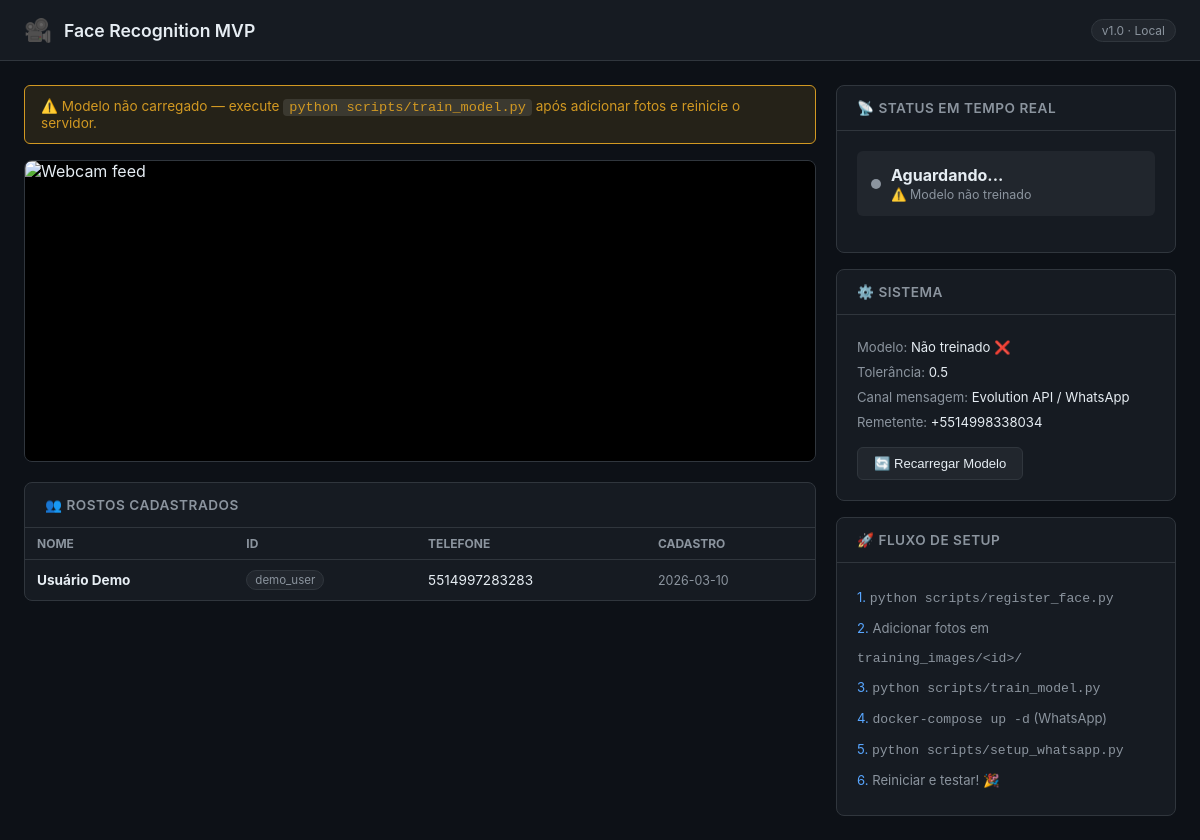
The page / on the database its author committed.
### tables this page shows
CREATE TABLE faces (
                    id          TEXT PRIMARY KEY,
                    full_name   TEXT NOT NULL,
                    phone       TEXT NOT NULL,
                    email       TEXT,
                    notes       TEXT,
                    created_at  TEXT NOT NULL,
                    active      INTEGER DEFAULT 1
                );

### main.py (the view)
@app.route("/")
def index():
    faces = db.list_faces()
    model_loaded = len(known_encodings) > 0
    return render_template("index.html", faces=faces, model_loaded=model_loaded,
                           config=CONFIG)

### database.py (called while the page is built)
    def _connect(self):
        conn = sqlite3.connect(self.db_path)
        conn.row_factory = sqlite3.Row
        return conn

    def list_faces(self) -> list[dict]:
        with self._connect() as conn:
            rows = conn.execute(
                "SELECT * FROM faces WHERE active = 1 ORDER BY created_at DESC"
            ).fetchall()
        return [dict(r) for r in rows]

### templates/index.html (shortened to what this page needs)
<!DOCTYPE html>
<html lang="pt-BR">
<head>
</head>
<body>
<header>
  <span class="logo">🎥</span>
  <h1>Face Recognition MVP</h1>
  <span class="badge">v1.0 · Local</span>
</header>
<div class="container">
  <div>
    {% if not model_loaded %}
    <div class="warning-box">
      ⚠️ Modelo não carregado — execute <code>python scripts/train_model.py</code> após adicionar fotos e reinicie o servidor.
    </div>
    {% endif %}
    <div class="card">
      <div class="webcam-wrap">
        <img id="feed" src="/video_feed" alt="Webcam feed"/>
      </div>
    </div>
    <div class="card" style="margin-top: 20px;">
      <div class="card-header">👥 Rostos Cadastrados</div>
      <div class="card-body" style="padding: 0;">
        {% if faces %}
        <table class="faces-table">
          <thead>
            <tr>
              <th>Nome</th>
              <th>ID</th>
              <th>Telefone</th>
              <th>Cadastro</th>
            </tr>
          </thead>
          <tbody>
            {% for f in faces %}
            <tr>
              <td><strong>{{ f.full_name }}</strong></td>
              <td><span class="chip">{{ f.id }}</span></td>
              <td>{{ f.phone }}</td>
              <td style="color:var(--muted); font-size:0.78rem;">{{ f.created_at[:10] }}</td>
            </tr>
            {% endfor %}
          </tbody>
        </table>
        {% else %}
        <div style="padding:20px; color: var(--muted); text-align:center;">
          Nenhum rosto cadastrado.<br>
          <code style="font-size:0.8rem;">python scripts/register_face.py</code>
        </div>
        {% endif %}
      </div>
    </div>
  </div>
  <div>
    <div class="card">
      <div class="card-header">📡 Status em Tempo Real</div>
      <div class="card-body">
        <div class="status-indicator" id="status-indicator">
          <div class="dot gray" id="status-dot"></div>
          <div class="status-text">
            <strong id="status-label">Aguardando...</strong>
            <small id="status-sub">Nenhum rosto detectado</small>
          </div>
        </div>
      </div>
    </div>
    <div class="card" style="margin-top: 16px;">
      <div class="card-header">⚙️ Sistema</div>
      <div class="card-body">
        <div style="font-size:0.82rem; color:var(--muted); line-height:1.9;">
          <div>Modelo: <span style="color:var(--text)">{{ 'Carregado ✅' if model_loaded else 'Não treinado ❌' }}</span></div>
          <div>Tolerância: <span style="color:var(--text)">{{ config.recognition_tolerance }}</span></div>
          <div>Canal mensagem: <span style="color:var(--text)">{{ 'Mock 🧪' if config.mock_messages else ('Twilio SMS' if config.use_twilio else 'Evolution API / WhatsApp') }}</span></div>
          <div>Remetente: <span style="color:var(--text)">+{{ config.sender_phone }}</span></div>
        </div>
        <div class="actions">
          <button class="btn" onclick="reloadModel()">🔄 Recarregar Modelo</button>
        </div>
      </div>
    </div>
    <div class="card" style="margin-top: 16px;">
      <div class="card-header">🚀 Fluxo de Setup</div>
      <div class="card-body">
        <div style="font-size: 0.82rem; line-height: 2.2; color: var(--muted);">
          <div><span style="color:var(--blue)">1.</span> <code>python scripts/register_face.py</code></div>
          <div><span style="color:var(--blue)">2.</span> Adicionar fotos em <code>training_images/&lt;id&gt;/</code></div>
          <div><span style="color:var(--blue)">3.</span> <code>python scripts/train_model.py</code></div>
          <div><span style="color:var(--blue)">4.</span> <code>docker-compose up -d</code> (WhatsApp)</div>
          <div><span style="color:var(--blue)">5.</span> <code>python scripts/setup_whatsapp.py</code></div>
          <div><span style="color:var(--blue)">6.</span> Reiniciar e testar! 🎉</div>
        </div>
      </div>
    </div>
  </div>
</div>
</body>
</html>

### templates/index.html (style rules this page uses)
* { margin: 0; padding: 0; box-sizing: border-box; }
:root { --bg: #0d1117; --surface: #161b22; --surface2: #21262d; --border: #30363d; --green: #3fb950; --red: #f85149; --yellow: #d29922; --blue: #58a6ff; --text: #e6edf3; --muted: #8b949e; --radius: 8px; }
body { background: var(--bg); color: var(--text); font-family: -apple-system, BlinkMacSystemFont, "Segoe UI", sans-serif; min-height: 100vh; }
header { background: var(--surface); border-bottom: 1px solid var(--border); padding: 16px 24px; display: flex; align-items: center; gap: 12px; }
header .logo { font-size: 1.4rem; }
header h1 { font-size: 1.1rem; font-weight: 600; }
header .badge { margin-left: auto; font-size: 0.75rem; padding: 3px 10px; border-radius: 20px; background: var(--surface2); border: 1px solid var(--border); color: var(--muted); }
.container { max-width: 1200px; margin: 0 auto; padding: 24px; display: grid; grid-template-columns: 1fr 340px; gap: 20px; }
.card { background: var(--surface); border: 1px solid var(--border); border-radius: var(--radius); overflow: hidden; }
.card-header { padding: 14px 20px; border-bottom: 1px solid var(--border); font-size: 0.85rem; font-weight: 600; color: var(--muted); text-transform: uppercase; letter-spacing: 0.5px; display: flex; align-items: center; gap: 8px; }
.card-body { padding: 20px; }
.webcam-wrap { position: relative; background: #000; border-radius: 0; overflow: hidden; }
.webcam-wrap img { width: 100%; display: block; min-height: 300px; object-fit: cover; }
.status-indicator { display: flex; align-items: center; gap: 10px; padding: 14px; border-radius: 6px; background: var(--surface2); margin-bottom: 16px; }
.dot { width: 10px; height: 10px; border-radius: 50%; flex-shrink: 0; }
.dot.gray { background: var(--muted); }
.status-text { font-size: 0.9rem; }
.status-text strong { display: block; font-size: 1rem; }
.status-text small { color: var(--muted); font-size: 0.78rem; }
.faces-table { width: 100%; border-collapse: collapse; font-size: 0.85rem; }
.faces-table th { padding: 8px 12px; text-align: left; color: var(--muted); font-size: 0.75rem; text-transform: uppercase; border-bottom: 1px solid var(--border); }
.faces-table td { padding: 10px 12px; border-bottom: 1px solid var(--border); }
.faces-table tr:last-child td { border-bottom: none; }
.faces-table .chip { display: inline-block; padding: 2px 8px; border-radius: 12px; font-size: 0.72rem; background: var(--surface2); border: 1px solid var(--border); color: var(--muted); }
.actions { display: flex; flex-wrap: wrap; gap: 8px; margin-top: 12px; }
.btn { padding: 8px 16px; border-radius: 6px; border: 1px solid var(--border); background: var(--surface2); color: var(--text); font-size: 0.82rem; cursor: pointer; transition: background 0.15s; text-decoration: none; display: inline-flex; align-items: center; gap: 6px; }
.warning-box { background: rgba(210,153,34,0.12); border: 1px solid var(--yellow); border-radius: 6px; padding: 12px 16px; font-size: 0.85rem; color: var(--yellow); margin-bottom: 16px; }
.warning-box code { background: rgba(255,255,255,0.1); padding: 1px 6px; border-radius: 4px; font-family: monospace; }

### rows shown on the page
faces: full_name "Usuário Demo", id "demo_user", phone "5514997283283", created_at "2026-03-10"

### other values the page prints
{{ 'Carregado ✅' if model_loaded else 'Não treinado ❌' }} "Não treinado ❌"
{{ config.recognition_tolerance }} "0.5"
{{ config.sender_phone }} "5514998338034"
